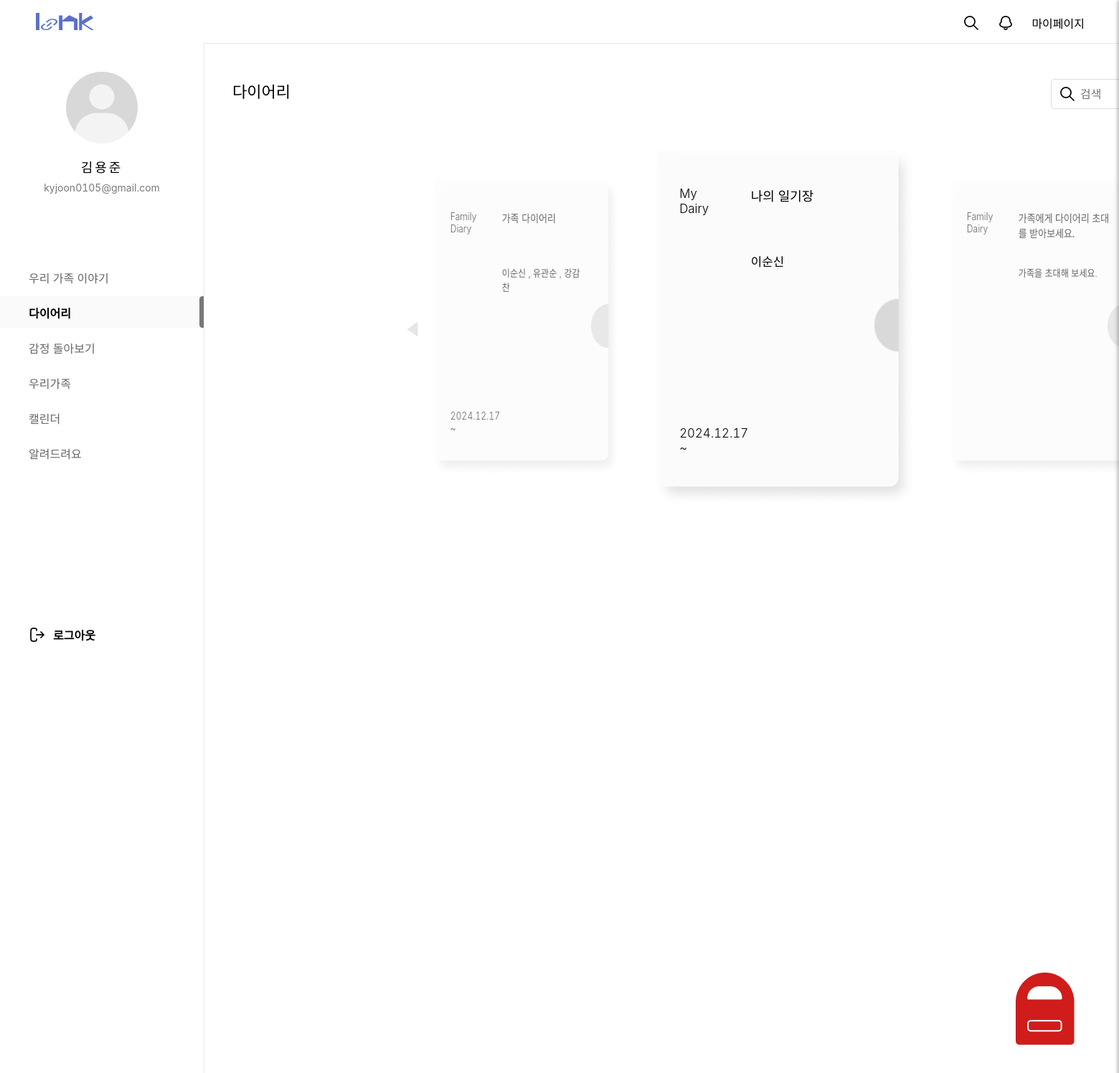
/diary/diaryHome/ (signed in), run on an earlier commit of the app's database.
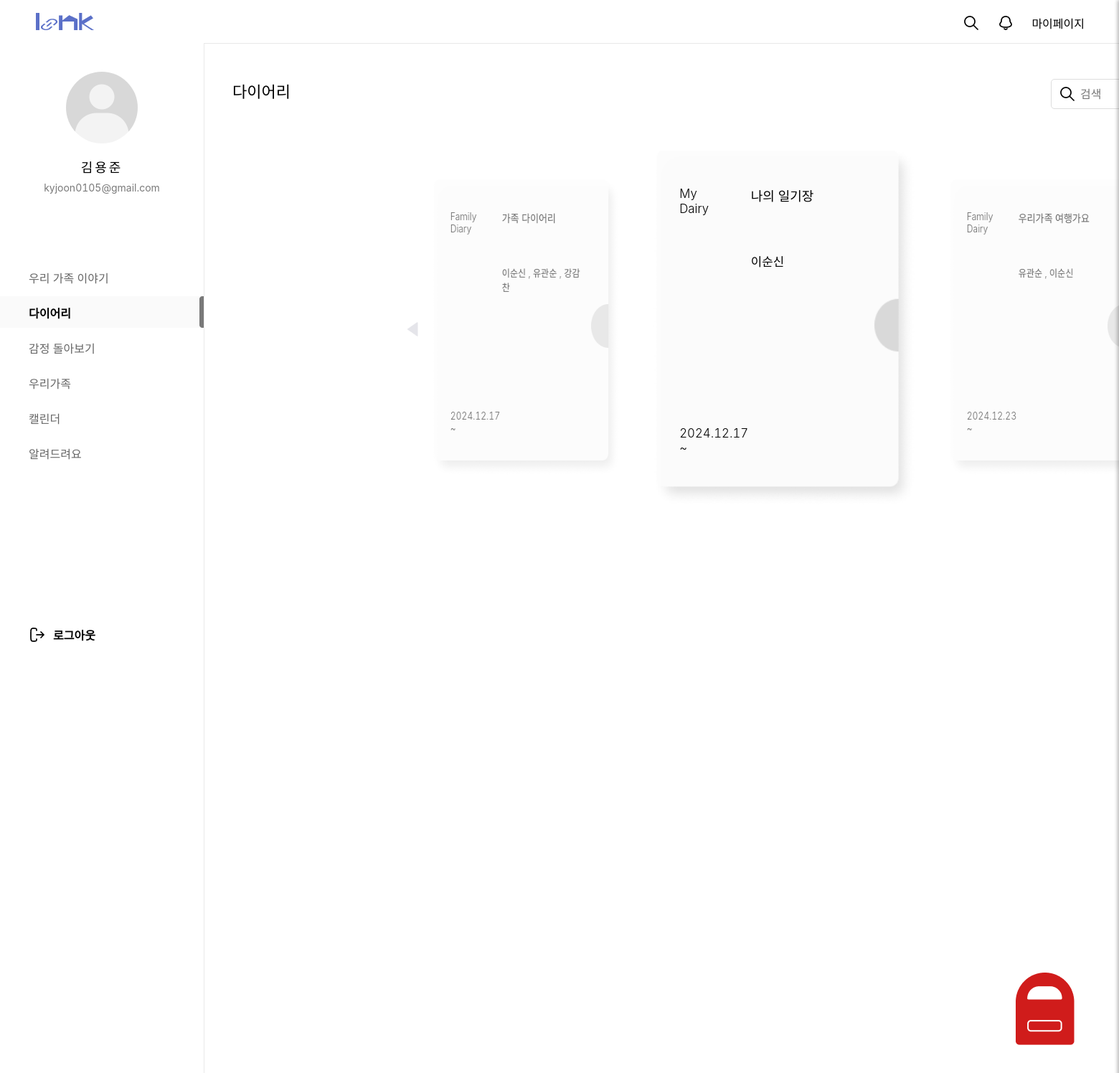
And on a later commit of the database.
### diary/models.py (models this page shows)
class GroupDiary(models.Model):
  gno = models.IntegerField(default=0, null=False)
  member = models.ForeignKey(Member,on_delete=models.DO_NOTHING, null=False)
  gtitle = models.CharField(max_length=200)
  gName = models.CharField(max_length=100, null=False, default="우리 가족") # 그룹이름
  created_at = models.DateTimeField(auto_now_add=True)
  role = models.IntegerField(default=1)
  def __str__(self):
    return f"{self.gno},{self.member.id},{self.gtitle},{self.gName},{self.created_at}"

### loginpage/models.py (models this page shows)
class Member(models.Model):
  id = models.CharField(max_length=50,primary_key=True)
  pw = models.CharField(max_length=100)
  name = models.CharField(max_length=100)
  nicName = models.CharField(max_length=100,default='123')
  mail = models.EmailField(max_length=100)
  birthday = models.CharField(max_length=100)
  gender = models.CharField(max_length=10,choices=[('남자', '남자'), ('여자', '여자')])
  mdate = models.DateTimeField(auto_now=True)
  created_group = models.OneToOneField(
        'diary.GroupDiary',  # '앱이름.모델이름' 형식
        on_delete=models.SET_NULL,
        null=True,
        blank=True,
        related_name='creator'
    )
  joined_group = models.ForeignKey(
        'diary.GroupDiary',  # '앱이름.모델이름' 형식
        on_delete=models.SET_NULL,
        null=True,
        blank=True,
        related_name='members'
    )
  def __str__(self):
    return f"{self.id},{self.name},{self.mdate},{self.created_group},{self.joined_group}"

### diary/views.py (the view, shortened to what this page needs)
# urls.py: path('diaryHome/', views.diaryHome, name="diaryHome"),
def diaryHome(request):
	id = request.session.get('session_id')
	name = request.session.get('session_name')
	qs_group = GroupDiary.objects.filter(member=id)
	qs_createdDiary = GroupDiary.objects.filter(Q(member__id=id) & Q(role=1))
	c_context = {} #변수
	if qs_createdDiary:
		qs_joinedMem = GroupDiary.objects.filter(gno=qs_createdDiary[0].gno, role=2)
		if qs_joinedMem:
			c_context = {"creator":qs_createdDiary[0], "user_name":name, "joined_members":qs_joinedMem}
			print("있음",c_context)
		else:
			c_context = {"creator":qs_createdDiary[0], "user_name":name,}
			print("없음",c_context)
	qs_joinedDiary = GroupDiary.objects.filter(Q(member__id=id) & Q(role=2))
	if qs_joinedDiary:
		gno = qs_joinedDiary[0].gno
		qs_cMem = Member.objects.filter(created_group__gno=gno).first()
		jmems = []
		for jmem in qs_joinedDiary:
			member = jmem.member
			j = Member.objects.get(id=member.id)
			jmems.append(j.name)
		c_context['cMem'] = qs_cMem
		c_context['join_d'] = list(qs_joinedDiary)
		c_context['joined_names'] = jmems
	qs_pDiary = MdiaryBoard.objects.get(id=id)
	c_context['pDiary'] = qs_pDiary
	c_context['group'] = qs_group
	print("c_context : ",c_context)
	return render(request,'diaryHome.html',c_context)

### diary/models.py (called while the page is built)
  def __str__(self):
    return f"{self.mno},{self.id.id},{self.id.nicName},{self.mtitle},{self.mdate}"

### diary/templates/diaryHome.html (shortened to what the changed rows need)
{% load static %}
<!DOCTYPE html>
<html lang="ko">
<head>
  <link rel="stylesheet" href="{% static '/css/diary/diary_home.css'%}">
  <link rel="stylesheet" href="{% static '/css/home/main.css'%}">
  <link rel="stylesheet" href="{% static '/css/home/main.css'%}">
  <link rel="stylesheet" as="style" crossorigin href="https://cdn.jsdelivr.net/gh/orioncactus/pretendard@v1.3.9/dist/web/variable/pretendardvariable.min.css" />
</head>
</head>
<body>
<div id="top_nav">
  <h1><a href="/main/index/"></a></h1>
</div>
<div id="all_area">
  <div id="main_area">
  <div class="carousel">
    <div class="image-container">
      <div class="card"><a href="/diary/JdiaryList/"><img src="/static/images/diary/diary.png" alt="">
        <div id="dFirst_area">
          <div class="diary_title">
            {% if join_d %}
            <p>{{ join_d.0.gtitle }}</p>
            {% else %}
            <p>가족에게 다이어리 초대를 받아보세요.</p>
            {% endif %}
          </div>
        </div>
        <div class="diary_member">
          <p>
            {% if join_d %}
            {{ cMem.name }}
            {% for name in joined_names %}
            , {{ name }}
            {% endfor %}
            {% else %}
            가족을 초대해 보세요.
            {% endif %}
          </p>
        </div>
        <div class="diary_date">
          {% if join_d %}
          <p>{{ join_d.0.created_at|date:"Y.m.d" }} ~</p>
          {% else %}
          <p></p>
          {% endif %}
        </div>
      </a></div>
    </div>
  </div>
  </div>
</body>
</html>

What changed in the data, as far as the page shows it:
added GroupDiary: gtitle "우리가족 여행가요", created_at "2024.12.23"
now on this page (row unchanged): Member: name "유관순"
now on this page (row edited): Member: joined_names "이순신"
Also different on the page:
text no longer shown: "가족에게 다이어리 초대를 받아보세요. 가족을 초대해 보세요."
